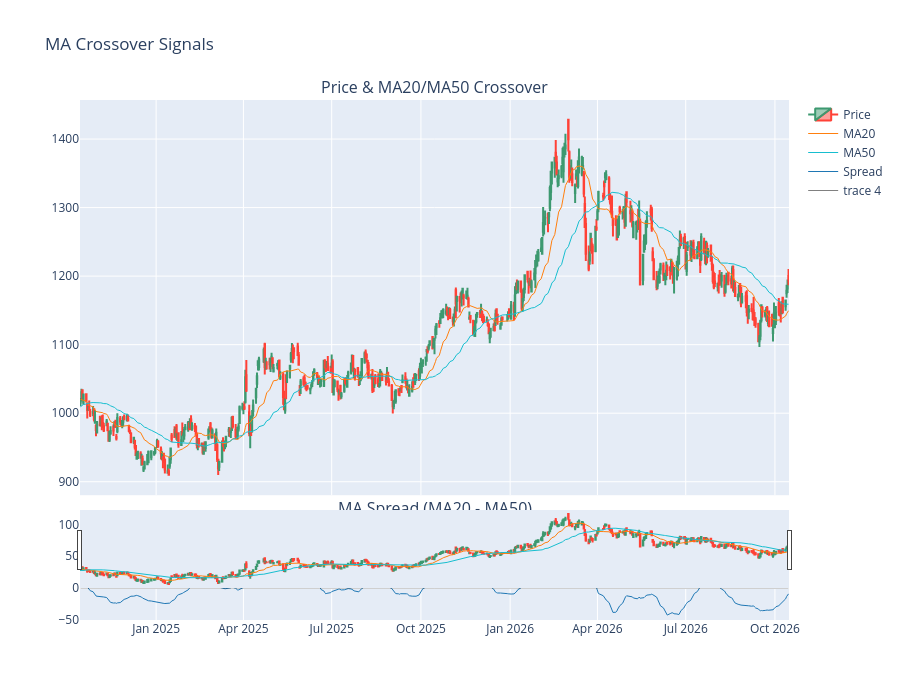

The cell this chart's notebook holds for it:
### Markdown cell above
## 4. MA Crossover Strategy

Buy when MA20 crosses above MA50, sell when MA20 crosses below MA50.

### Code cell
def signal_ma_crossover(df: pd.DataFrame):
    ma20 = df["ta_ma20"]
    ma50 = df["ta_ma50"]
    entry = (ma20 > ma50) & (ma20.shift(1) <= ma50.shift(1))
    exit_ = (ma20 < ma50) & (ma20.shift(1) >= ma50.shift(1))
    return entry.astype(int), exit_.astype(int) * -1


entry_ma, exit_ma = signal_ma_crossover(df)
print(f"MA Crossover signals: {entry_ma.sum()} entries, {abs(exit_ma).sum()} exits")

# Visualize MA crossover signals
fig = make_subplots(rows=2, cols=1, shared_xaxes=True, vertical_spacing=0.05,
                    row_heights=[0.8, 0.2],
                    subplot_titles=["Price & MA20/MA50 Crossover", "MA Spread (MA20 - MA50)"])
fig.add_trace(go.Candlestick(x=df.index, open=df["Open"], high=df["High"],
                             low=df["Low"], close=df["Close"], name="Price"), row=1, col=1)
fig.add_trace(go.Scatter(x=df.index, y=df["ta_ma20"], line=dict(color="#ff7f0e", width=1), name="MA20"), row=1, col=1)
fig.add_trace(go.Scatter(x=df.index, y=df["ta_ma50"], line=dict(color="#17becf", width=1), name="MA50"), row=1, col=1)
fig.add_trace(go.Scatter(x=df.index, y=df["ta_ma20"] - df["ta_ma50"], line=dict(color="#1f77b4", width=1), name="Spread"), row=2, col=1)
fig.add_trace(go.Scatter(x=df.index, y=pd.Series(0, index=df.index), line=dict(color="black", width=0.5)), row=2, col=1)
fig.update_layout(height=700, title="MA Crossover Signals", showlegend=True)
display(fig)

### Figure 1 — Plotly figure (JSON) as saved in the notebook; plotly's stock layout.template omitted (floating-point values rounded to 4 significant figures; data arrays with more than 128 entries replaced by an {"elided": "..."} marker saying what was removed)
{"data": [{"close": {"elided": "507 float values"}, "high": {"elided": "507 float values"}, "low": {"elided": "507 float values"}, "name": "Price", "open": {"elided": "507 float values"}, "type": "candlestick", "x": {"elided": "507 str values"}, "xaxis": "x", "yaxis": "y"}, {"line": {"color": "#ff7f0e", "width": 1}, "name": "MA20", "type": "scatter", "x": {"elided": "507 str values"}, "xaxis": "x", "y": {"elided": "507 float values"}, "yaxis": "y"}, {"line": {"color": "#17becf", "width": 1}, "name": "MA50", "type": "scatter", "x": {"elided": "507 str values"}, "xaxis": "x", "y": {"elided": "507 float values"}, "yaxis": "y"}, {"line": {"color": "#1f77b4", "width": 1}, "name": "Spread", "type": "scatter", "x": {"elided": "507 str values"}, "xaxis": "x2", "y": {"elided": "507 float values"}, "yaxis": "y2"}, {"line": {"color": "black", "width": 0.5}, "type": "scatter", "x": {"elided": "507 str values"}, "xaxis": "x2", "y": {"elided": "507 int values"}, "yaxis": "y2"}], "layout": {"annotations": [{"font": {"size": 16}, "showarrow": false, "text": "Price & MA20/MA50 Crossover", "x": 0.5, "xanchor": "center", "xref": "paper", "y": 1, "yanchor": "bottom", "yref": "paper"}, {"font": {"size": 16}, "showarrow": false, "text": "MA Spread (MA20 - MA50)", "x": 0.5, "xanchor": "center", "xref": "paper", "y": 0.19, "yanchor": "bottom", "yref": "paper"}], "height": 700, "showlegend": true, "title": {"text": "MA Crossover Signals"}, "xaxis": {"anchor": "y", "domain": [0, 1], "matches": "x2", "showticklabels": false}, "xaxis2": {"anchor": "y2", "domain": [0, 1]}, "yaxis": {"anchor": "x", "domain": [0.24, 1]}, "yaxis2": {"anchor": "x2", "domain": [0, 0.19]}}}
